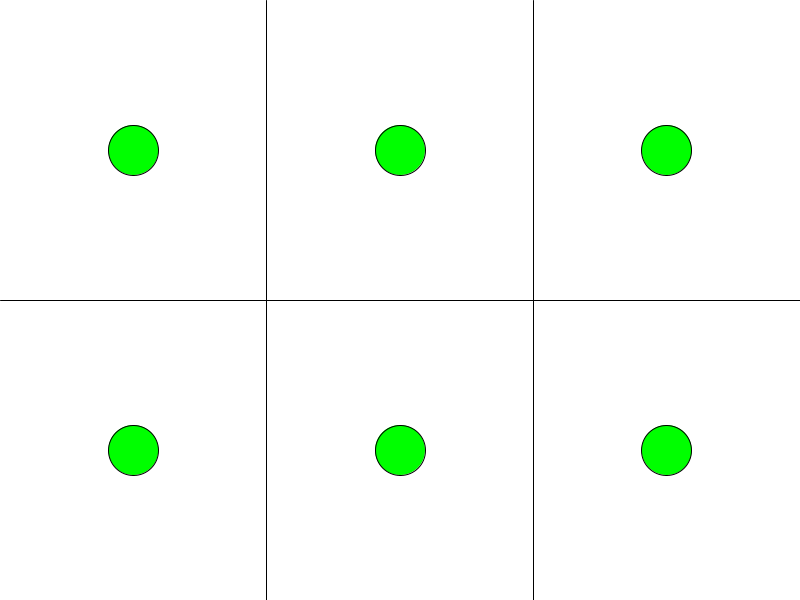
Frame 1 (no input)
Frame 60 (the mouse pressed at the canvas centre just before this capture): identical to frame 1, image omitted
Frame 120 (the mouse held since frame 60 and released just before this capture): identical to frame 1, image omitted

The Processing sketch that drew this single still picture (run headless with seeded random() and noise(); from frame 60 on, the mouse is pressed at the canvas centre):

// Processing sketch: Grilla_de_Estacionamiento
// ── Grilla_de_Estacionamiento.pde
Movil[][] estacionamiento;

void setup() {
  size(800, 600);

  estacionamiento = new Movil[2][3];

  for (int fila = 0; fila < 2; fila++) {
    for (int columna = 0; columna < 3; columna++) {
      estacionamiento[fila][columna] = new Movil(fila, columna);
    }
  }
}

void draw() {
  background(255);

  stroke(0);

  for (int i = 1; i < 3; i++) {
    line(i * width/3, 0, i * width/3, height);
  }

  for (int i = 1; i < 2; i++) {
    line(0, i * height/2, width, i * height/2);
  }

  for (int fila = 0; fila < 2; fila++) {
    for (int columna = 0; columna < 3; columna++) {
      estacionamiento[fila][columna].mostrar();
    }
  }
}

class Movil {

  int fila;
  int columna;

  Movil(int f, int c) {
    fila = f;
    columna = c;
  }

  void mostrar() {
    float anchoCelda = width / 3.0;
    float altoCelda = height / 2.0;

    float x = columna * anchoCelda + anchoCelda / 2;
    float y = fila * altoCelda + altoCelda / 2;

    fill(0, 255, 0);
    ellipse(x, y, 50, 50);
  }
}
